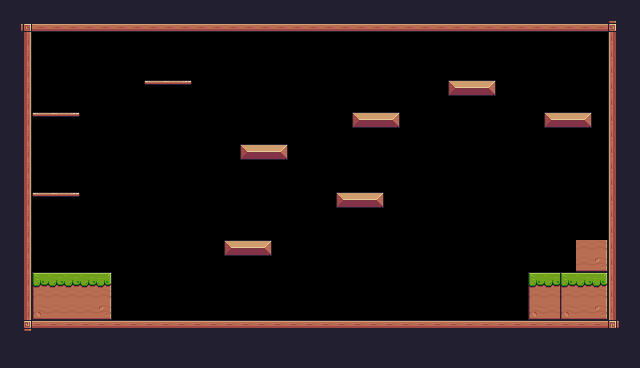

A 2D game scene composited from a Tiled map and its tileset images. What follows is a short description and the map's XML, with every tile layer's data as written:
An orthogonal 40x23 tile map with 16x16 px tiles, 1 tile layer (Tile Layer 1) and 17 objects (3x Platform, Player).

<map version="1.10" tiledversion="1.10.2" orientation="orthogonal" renderorder="right-down" width="40" height="23" tilewidth="16" tileheight="16" infinite="0" nextlayerid="4" nextobjectid="25">
 <tileset firstgid="1" source="Blaze Adventure.tsx" />
 <layer id="1" name="Tile Layer 1" width="40" height="23">
  <data encoding="csv">
24,24,24,24,24,24,24,24,24,24,24,24,24,24,24,24,24,24,24,24,24,24,24,24,24,24,24,24,24,24,24,24,24,24,24,24,24,24,24,24,
24,92,134,134,134,134,134,134,134,134,134,134,134,134,134,134,134,134,134,134,134,134,134,134,134,134,134,134,134,134,134,134,134,134,134,134,134,134,93,24,
24,113,0,0,0,0,0,0,0,0,0,0,0,0,0,0,0,0,0,0,0,0,0,0,0,0,0,0,0,0,0,0,0,0,0,0,0,0,111,24,
24,113,0,0,0,0,0,0,0,0,0,0,0,0,0,0,0,0,0,0,0,0,0,0,0,0,0,0,0,0,0,0,0,0,0,0,0,0,111,24,
24,113,0,0,0,0,0,0,0,0,0,0,0,0,0,0,0,0,0,0,0,0,0,0,0,0,0,0,0,0,0,0,0,0,0,0,0,0,111,24,
24,113,0,0,0,0,0,0,0,40,41,42,0,0,0,0,0,0,0,0,0,0,0,0,0,0,0,0,13,14,15,0,0,0,0,0,0,0,111,24,
24,113,0,0,0,0,0,0,0,0,0,0,0,0,0,0,0,0,0,0,0,0,0,0,0,0,0,0,0,0,0,0,0,0,0,0,0,0,111,24,
24,113,40,41,42,0,0,0,0,0,0,0,0,0,0,0,0,0,0,0,0,0,13,14,15,0,0,0,0,0,0,0,0,0,13,14,15,0,111,24,
24,113,0,0,0,0,0,0,0,0,0,0,0,0,0,0,0,0,0,0,0,0,0,0,0,0,0,0,0,0,0,0,0,0,0,0,0,0,111,24,
24,113,0,0,0,0,0,0,0,0,0,0,0,0,0,13,14,15,0,0,0,0,0,0,0,0,0,0,0,0,0,0,0,0,0,0,0,0,111,24,
24,113,0,0,0,0,0,0,0,0,0,0,0,0,0,0,0,0,0,0,0,0,0,0,0,0,0,0,0,0,0,0,0,0,0,0,0,0,111,24,
24,113,0,0,0,0,0,0,0,0,0,0,0,0,0,0,0,0,0,0,0,0,0,0,0,0,0,0,0,0,0,0,0,0,0,0,0,0,111,24,
24,113,40,41,42,0,0,0,0,0,0,0,0,0,0,0,0,0,0,0,0,13,14,15,0,0,0,0,0,0,0,0,0,0,0,0,0,0,111,24,
24,113,72,0,0,0,0,0,0,0,0,0,0,0,0,0,0,0,0,0,0,0,0,0,0,0,0,0,0,0,0,0,0,0,0,0,0,0,111,24,
24,113,0,0,0,0,0,0,0,0,0,0,0,0,0,0,0,0,0,0,0,0,0,0,0,0,0,0,0,0,0,0,0,0,0,0,0,0,111,24,
24,113,0,0,0,0,0,0,0,0,0,0,0,0,13,14,15,0,0,0,0,0,0,0,0,0,0,0,0,0,0,0,0,0,0,0,30,31,111,24,
24,113,0,0,0,0,0,0,0,0,0,0,0,0,0,0,0,0,0,0,0,0,0,0,0,0,0,0,0,0,0,0,0,0,0,0,52,53,111,24,
24,113,7,8,8,8,9,0,0,0,0,0,0,0,0,0,0,0,0,0,0,0,0,0,0,0,0,0,0,0,0,0,0,7,8,7,8,9,111,24,
24,113,29,30,30,30,31,0,0,0,0,0,0,0,0,0,0,0,0,0,0,0,0,0,0,0,0,0,0,0,0,0,0,29,30,29,30,31,111,24,
24,113,51,52,52,52,53,0,0,0,0,0,0,0,0,0,0,0,0,0,0,0,0,0,0,0,0,0,0,0,0,0,0,51,52,51,52,53,111,24,
24,114,90,90,90,90,90,90,90,90,90,90,90,90,90,90,90,90,90,90,90,90,90,90,90,90,90,90,90,90,90,90,90,90,90,90,90,90,115,24,
24,24,24,24,24,24,24,24,24,24,24,24,24,24,24,24,24,24,24,24,24,24,24,24,24,24,24,24,24,24,24,24,24,24,24,24,24,24,24,24,
24,24,24,24,24,24,24,24,24,24,24,24,24,24,24,24,24,24,24,24,24,24,24,24,24,24,24,24,24,24,24,24,24,24,24,24,24,24,24,24
</data>
 </layer>
 <objectgroup id="2" name="Spawn">
  <object id="2" name="Player" type="Player" x="305.442" y="286.608" width="32" height="32" />
 </objectgroup>
 <objectgroup id="3" name="Collision">
  <object id="5" x="16" y="16" width="16" height="320" />
  <object id="6" x="16" y="16" width="608" height="16" />
  <object id="7" x="608" y="16" width="16" height="320" />
  <object id="8" x="16" y="320" width="608" height="16" />
  <object id="9" x="240" y="144" width="48" height="16" />
  <object id="11" x="224" y="240" width="48" height="16" />
  <object id="12" x="336" y="192" width="48" height="16" />
  <object id="14" x="352" y="112" width="48" height="16" />
  <object id="15" x="448" y="80" width="48" height="16" />
  <object id="16" x="544" y="112" width="48" height="16" />
  <object id="17" x="576" y="240" width="32" height="32" />
  <object id="18" x="528" y="272" width="80" height="48" />
  <object id="19" x="32" y="272" width="80" height="48" />
  <object id="20" type="Platform" x="32" y="112" width="48" height="16" />
  <object id="23" type="Platform" x="144" y="80" width="48" height="16" />
  <object id="24" type="Platform" x="32" y="192" width="48" height="16" />
 </objectgroup>
</map>
